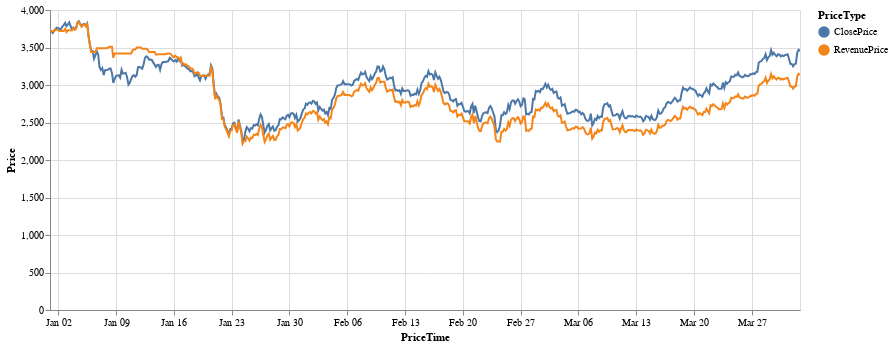

Notebook code cell kept with this figure:
### Markdown cell above
### 3.2 Simple NN with two linear layers

### Code cell
result_nn = pipeline_ml("ETH", 4, Models.LinearNN(),2)

### Figure 1 — Vega-Lite specification as saved in the notebook (floating-point values rounded to 4 significant figures; data arrays with more than 128 entries replaced by an {"elided": "..."} marker saying what was removed)
{"config": {"view": {"continuousWidth": 400, "continuousHeight": 300}}, "data": {"name": "data-a46b964a97cb13e163bb8401b46a7e2d"}, "mark": {"type": "line", "point": {"color": "red", "size": 0.1}}, "encoding": {"color": {"type": "nominal", "field": "PriceType"}, "tooltip": [{"type": "quantitative", "field": "Price"}, {"type": "nominal", "field": "PriceType"}, {"type": "temporal", "field": "PriceTime"}], "x": {"type": "temporal", "field": "PriceTime"}, "y": {"type": "quantitative", "field": "Price"}}, "height": 300, "selection": {"selector001": {"type": "interval", "bind": "scales", "encodings": ["x"]}}, "width": 750, "$schema": "https://vega.github.io/schema/vega-lite/v4.8.1.json", "datasets": {"data-a46b964a97cb13e163bb8401b46a7e2d": {"elided": "1092 records"}}}
